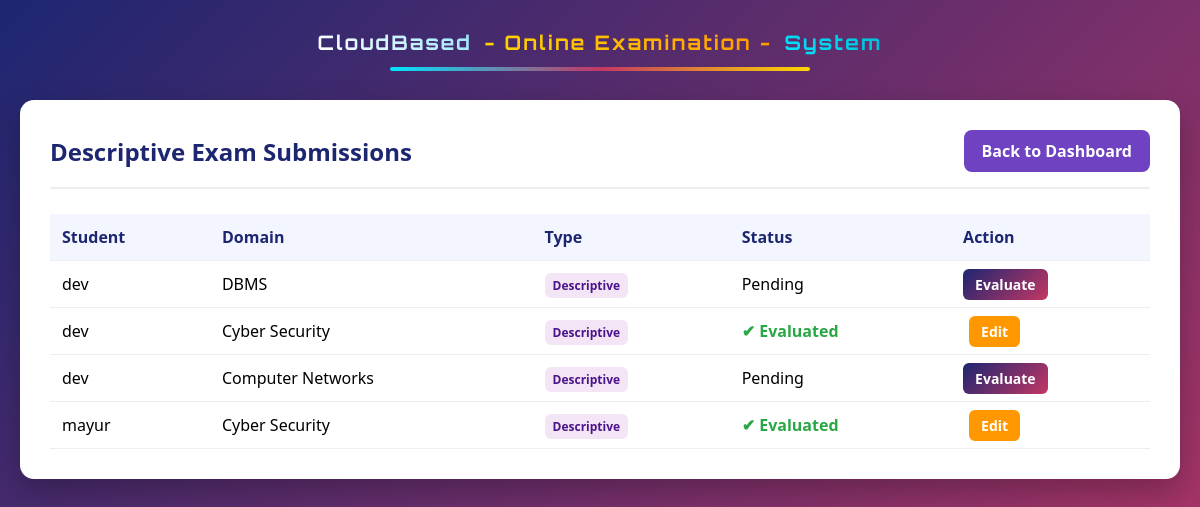
The app's page /examiner/descriptive-submissions/ (signed in) with its own data.
### exam/models.py (models this page shows, shortened)
class Result(models.Model):
    user = models.ForeignKey(User, on_delete=models.CASCADE)
    exam = models.ForeignKey(Exam, on_delete=models.CASCADE)
    total_questions = models.IntegerField(default=0)
    score = models.IntegerField(default=0)
    started_at = models.DateTimeField(null=True, blank=True)
    submitted_at = models.DateTimeField(auto_now_add=True)
    duration_taken = models.IntegerField(help_text="Duration in seconds", default=0)

class Exam(models.Model):
    MCQ = 'MCQ'
    DESCRIPTIVE = 'DESCRIPTIVE'
    EXAM_TYPES = [
        (MCQ, 'MCQ'),
        (DESCRIPTIVE, 'Descriptive'),
    ]
    domain = models.ForeignKey(Domain, on_delete=models.CASCADE)
    total_questions = models.IntegerField()
    duration = models.IntegerField(help_text="Duration in minutes")
    exam_type = models.CharField(
        max_length=20,
        choices=EXAM_TYPES,
        default=MCQ
    )

class Domain(models.Model):
    name = models.CharField(max_length=100, unique=True)

### exam/views.py (the view)
# urls.py: path('examiner/descriptive-submissions/', examiner_descriptive_submissions, name='examiner_descriptive_submissions'),
@login_required
def examiner_descriptive_submissions(request):
    if not request.user.is_superuser:
        if request.user.profile.role != 'examiner':
            return redirect('student_dashboard')
    profile = getattr(request.user, 'profile', None)
    submissions = Result.objects.select_related(
        'user',
        'exam',
        'exam__domain'
    ).filter(
        exam__exam_type=Exam.DESCRIPTIVE
    )
    if profile and profile.subject:
        submissions = submissions.filter(
            exam__domain__name__iexact=profile.subject.replace("_", " ")
        )
    submissions = submissions.order_by('-submitted_at')
    submission_data = []
    for r in submissions:
        answers = DescriptiveAnswer.objects.filter(
            student=r.user,
            exam=r.exam
        )
        is_evaluated = answers.filter(evaluated=True).exists()
        submission_data.append({
            "result": r,
            "is_evaluated": is_evaluated
        })
    return render(
        request,
        'exam/examiner_descriptive_submissions.html',
        {
            'submission_data': submission_data
        }
    )

### exam/templates/exam/examiner_descriptive_submissions.html (shortened to what this page needs)
<!DOCTYPE html>
<html lang="en">
<head>
</head>
<body>
<div class="title-banner">
    <span class="title-exam">
    </span>
    <span class="title-smart">
    </span>
    <span class="title-cloud">
    </span>
    <div class="title-underline"></div>
</div>
<div class="container">
    <div class="header">
        <h2>Descriptive Exam Submissions</h2>
        <a href="{% url 'examiner_dashboard' %}" class="back-btn">
            Back to Dashboard
        </a>
    </div>
    <table>
        <tr>
            <th>Student</th>
            <th>Domain</th>
            <th>Type</th>
            <th>Status</th>
            <th>Action</th>
        </tr>
        {% for item in submission_data %}
        {% with r=item.result %}
        <tr>
            <td>{{ r.user.username }}</td>
            <td>{{ r.exam.domain.name }}</td>
            <td><span class="tag">Descriptive</span></td>
            <td>
                {% if item.is_evaluated %}
                    <span class="status-evaluated">✔ Evaluated</span>
                {% else %}
                    Pending
                {% endif %}
            </td>
            <td>
                {% if item.is_evaluated %}
                    <a href="{% url 'evaluate_descriptive_exam' r.id %}" class="edit-btn">
                        Edit
                    </a>
                {% else %}
                    <a href="{% url 'evaluate_descriptive_exam' r.id %}" class="evaluate-btn">
                        Evaluate
                    </a>
                {% endif %}
            </td>
        </tr>
        {% endwith %}
        {% empty %}
        <tr>
            <td colspan="5" class="empty">
                No descriptive exam submissions yet.
            </td>
        </tr>
        {% endfor %}
    </table>
</div>
</body>
</html>

### exam/templates/exam/examiner_descriptive_submissions.html (style rules this page uses)
body { margin: 0; font-family: "Segoe UI", Tahoma, sans-serif; background: linear-gradient(135deg, #1d2671, #c33764); min-height: 100vh; }
.container { max-width: 1100px; margin: 100px auto; background: #ffffff; padding: 30px; border-radius: 14px; box-shadow: 0 12px 30px rgba(0,0,0,0.25); }
.header { display: flex; justify-content: space-between; align-items: center; border-bottom: 2px solid #eee; padding-bottom: 15px; }
h2 { margin: 0; color: #1d2671; }
.back-btn { padding: 10px 18px; background: #6f42c1; color: #fff; text-decoration: none; border-radius: 8px; font-weight: bold; }
table { width: 100%; border-collapse: collapse; margin-top: 25px; }
th, td { padding: 12px; border-bottom: 1px solid #eee; text-align: left; }
th { background: #f4f6ff; color: #1d2671; }
.evaluate-btn { padding: 6px 12px; background: linear-gradient(135deg, #1d2671, #c33764); color: #fff; text-decoration: none; border-radius: 6px; font-weight: bold; font-size: 14px; }
.edit-btn { padding: 6px 12px; background: #ff9800; color: #fff; text-decoration: none; border-radius: 6px; font-weight: bold; font-size: 14px; margin-left: 6px; }
.status-evaluated { color: #28a745; font-weight: bold; }
.tag { padding: 4px 8px; border-radius: 6px; font-size: 12px; font-weight: bold; background: #f3e5f5; color: #4a148c; }
.title-banner { position:absolute; top:30px; width:100%; text-align:center; font-family:'Orbitron', sans-serif; }
.title-banner span { display:inline-block; font-size:20px; font-weight:700; letter-spacing:2px; opacity:0; }
.title-exam { background: linear-gradient(45deg,#ffffff,#9be7ff); -webkit-background-clip:text; background-clip:text; color:transparent; animation: slideLeft 1.2s ease forwards; }
.title-smart { background: linear-gradient(45deg,#ffd700,#ff9800); -webkit-background-clip:text; background-clip:text; color:transparent; margin:0 8px; animation: slideTop 1.2s ease forwards; }
.title-cloud { background: linear-gradient(45deg,#00e5ff,#00bcd4); -webkit-background-clip:text; background-clip:text; color:transparent; animation: slideRight 1.2s ease forwards; }
.title-underline { width:0; height:4px; margin:12px auto; background:linear-gradient(90deg,#00e5ff,#c33764,#ffd700); border-radius:10px; animation: underlineGrow 1.6s ease forwards; }

### records on screen
Result: result.user.username "dev", result.exam.domain.name "DBMS", shows "Pending", shows "Evaluate"
Result: result.user.username "dev", result.exam.domain.name "Cyber Security", shows "✔ Evaluated", shows "Edit"
Result: result.user.username "dev", result.exam.domain.name "Computer Networks", shows "Pending", shows "Evaluate"
Result: result.user.username "mayur", result.exam.domain.name "Cyber Security", shows "✔ Evaluated", shows "Edit"
